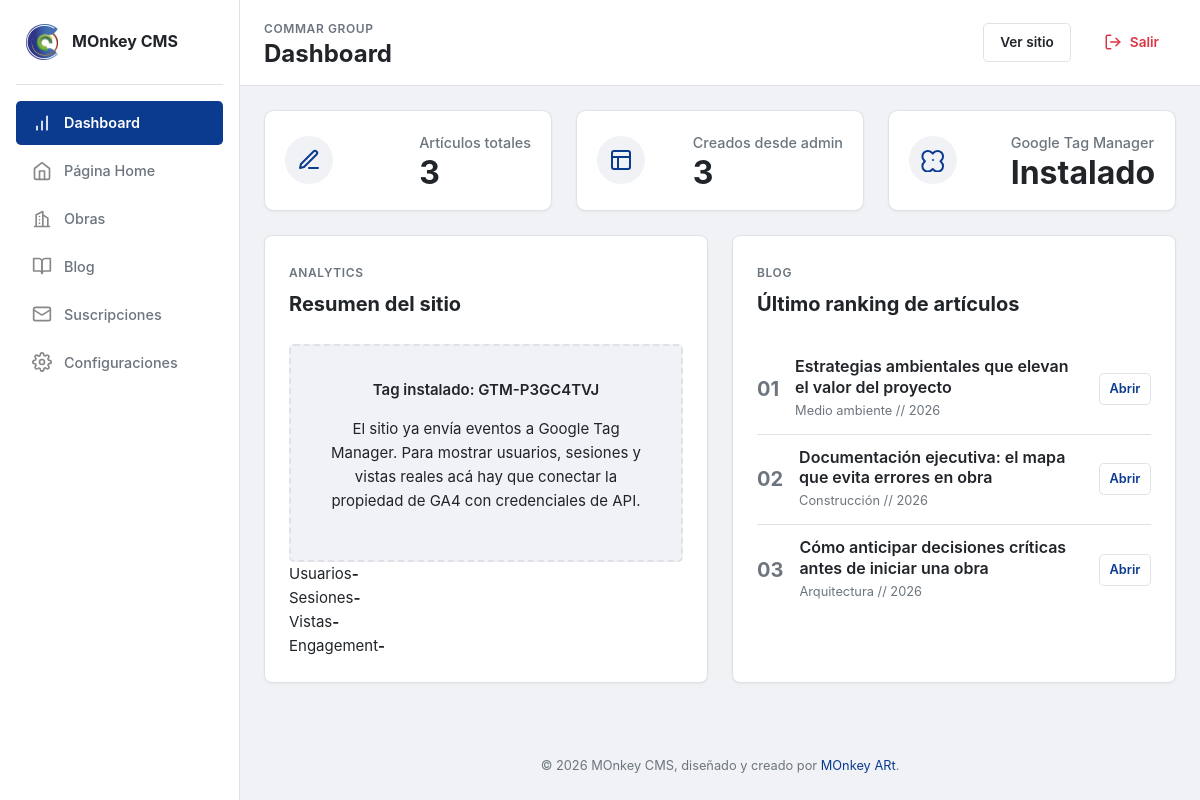
The page /admin/index.php (signed in) on the database its author committed.
### tables this page shows
CREATE TABLE IF NOT EXISTS `commar_articles` (
    `id` INT UNSIGNED NOT NULL AUTO_INCREMENT,
    `slug` VARCHAR(180) NOT NULL,
    `title` VARCHAR(180) NOT NULL,
    `description` LONGTEXT NOT NULL,
    `category` VARCHAR(100) NOT NULL,
    `year` VARCHAR(4) NOT NULL,
    `image` VARCHAR(255) NOT NULL,
    `image_width` INT UNSIGNED NOT NULL DEFAULT 1400,
    `image_height` INT UNSIGNED NOT NULL DEFAULT 933,
    `content_html` LONGTEXT NULL,
    `content_json` LONGTEXT NOT NULL,
    `gallery_json` LONGTEXT NULL,
    `youtube_url` VARCHAR(255) NOT NULL DEFAULT '',
    `tags_json` LONGTEXT NULL,
    `status` ENUM('draft', 'published', 'deleted') NOT NULL DEFAULT 'published',
    `published_at` DATETIME NULL,
    `updated_at` DATETIME NOT NULL,
    `deleted_at` DATETIME NULL,
    PRIMARY KEY (`id`),
    UNIQUE KEY `uniq_commar_articles_slug` (`slug`),
    KEY `idx_commar_articles_status_published` (`status`, `published_at`)
);

### admin/index.php (the view, shortened to what the rows shown need)
<?php
require_once __DIR__ . '/layout.php';
require_once dirname(__DIR__) . '/includes/articles.php';
$articles = commar_articles();
$latestArticles = array_slice($articles, 0, 5);
?>
<!DOCTYPE html>
<html lang="es">
<head>
    <link rel="stylesheet" href="admin.css">
</head>
<body class="admin-page">
    <div class="admin-shell">
        <div class="admin-main">
            <main class="admin-content">
                <section class="admin-dashboard-grid">
                    <article class="admin-panel">
                        <div class="admin-section-head">
                            <h2>Resumen del sitio</h2>
                        </div>
                    </article>
                    <article class="admin-panel">
                        <div class="admin-section-head">
                            <h2>Último ranking de artículos</h2>
                        </div>
                        <div class="admin-ranking">
                            <?php foreach ($latestArticles as $index => $article): ?>
                                <article>
                                    <strong><?php echo str_pad((string) ($index + 1), 2, '0', STR_PAD_LEFT); ?></strong>
                                    <div>
                                        <h3><?php echo commar_admin_h($article['title']); ?></h3>
                                        <span><?php echo commar_admin_h($article['category']); ?> // <?php echo commar_admin_h($article['year']); ?></span>
                                    </div>
                                    <a href="../<?php echo commar_admin_h($article['url']); ?>" target="_blank" rel="noopener">Abrir</a>
                                </article>
                            <?php endforeach; ?>
                        </div>
                    </article>
                </section>
            </main>
        </div>
    </div>
</body>
</html>

### rows shown on the page
commar_articles: index "01", title "Estrategias ambientales que elevan el valor del proyecto", category "Medio ambiente", year "2026"
commar_articles: index "02", title "Documentación ejecutiva: el mapa que evita errores en obra", category "Construcción", year "2026"
commar_articles: index "03", title "Cómo anticipar decisiones críticas antes de iniciar una obra", category "Arquitectura", year "2026"

### other values the page prints
commar_admin_h($item['label']) "Dashboard"
commar_admin_h($item['label']) "Página Home"
commar_admin_h($item['label']) "Obras"
commar_admin_h($item['label']) "Blog"
commar_admin_h($item['label']) "Suscripciones"
commar_admin_h($item['label']) "Configuraciones"
commar_admin_h($kicker) "COMMAR GROUP"
commar_admin_h($title) "Dashboard"
$totalArticles "3"
$adminArticles "3"
